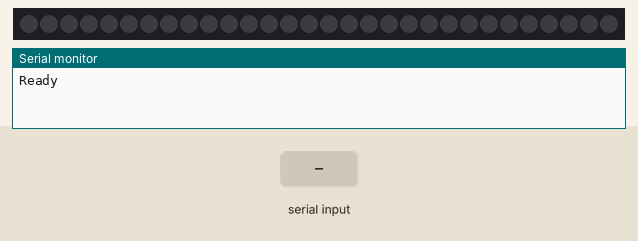
Simulated run of this sketch. Board: Arduino Uno, built with avr-gcc and run on an emulated ATmega328P. On the bench: 30 RGB LEDs in strip order, left to right, the last lines printed to the serial monitor. The inputs (shaded band) are chosen by the test bench. Dim RGB values are drawn brighter than linear.

Above: at 1.2 s.
1.3 s: "INTERNAL\n" received over Serial
At 2.3 s:
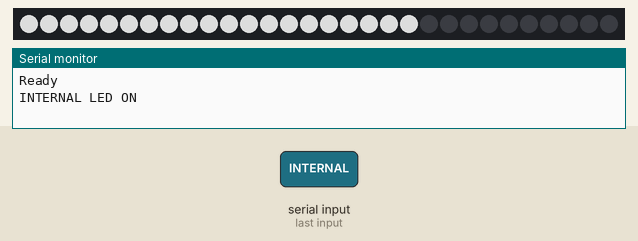
2.8 s: "CAMERA\n" received over Serial
At 3.3 s:
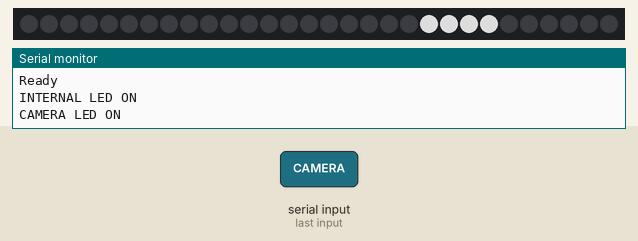
4.3 s: "PIXEL 90\n" received over Serial
At 4.6 s:
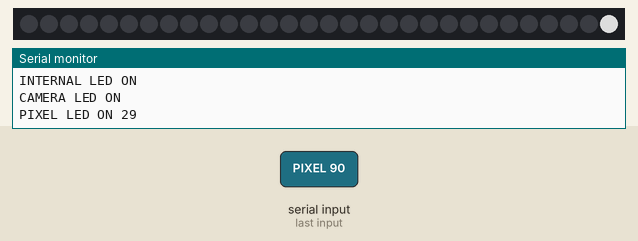
Timing chart, 0 to 7.3 s (numbered marks = the images above; inputs shaded):
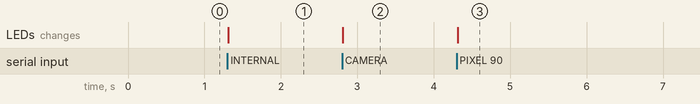

Measured:
- after the input at 1.3 s, the LEDs: change at once (image 1)
- after the input at 2.8 s, the LEDs: change at once (image 2)
- after the input at 4.3 s, the LEDs: change at once (image 3)

The sketch:

neopixel_separation.ino
```cpp
#include <Adafruit_NeoPixel.h>

#define LED_PIN    5
#define LED_COUNT  30

#define INTERNAL_START 0
#define INTERNAL_END   19
#define CAMERA_START   20
#define CAMERA_END     23

Adafruit_NeoPixel strip(LED_COUNT, LED_PIN, NEO_GRB + NEO_KHZ800);

void setRange(int startLed, int endLed, uint32_t color) {
  strip.clear();
  for (int i = startLed; i <= endLed; i++) {
    strip.setPixelColor(i, color);
  }
  strip.show();
}

void setup() {
  Serial.begin(9600);
  strip.begin();
  strip.clear();
  strip.show();
  strip.setBrightness(150);
  Serial.println("Ready");
}

void loop() {
  if (Serial.available()) {
    String cmd = Serial.readStringUntil('\n');
    cmd.trim();

    if (cmd == "OFF") {
      strip.clear();
      strip.show();
      Serial.println("LED OFF");

    } else if (cmd == "INTERNAL") {
      setRange(INTERNAL_START, INTERNAL_END, strip.Color(255, 255, 255));
      Serial.println("INTERNAL LED ON");

    } else if (cmd == "CAMERA") {
      setRange(CAMERA_START, CAMERA_END, strip.Color(255, 255, 255));
      Serial.println("CAMERA LED ON");

    } else if (cmd.startsWith("PIXEL ")) {
      int led = constrain(cmd.substring(6).toInt(), 0, LED_COUNT - 1);
      strip.clear();
      strip.setPixelColor(led, strip.Color(255, 255, 255));
      strip.show();
      Serial.print("PIXEL LED ON ");
      Serial.println(led);
    }
  }
}
```
